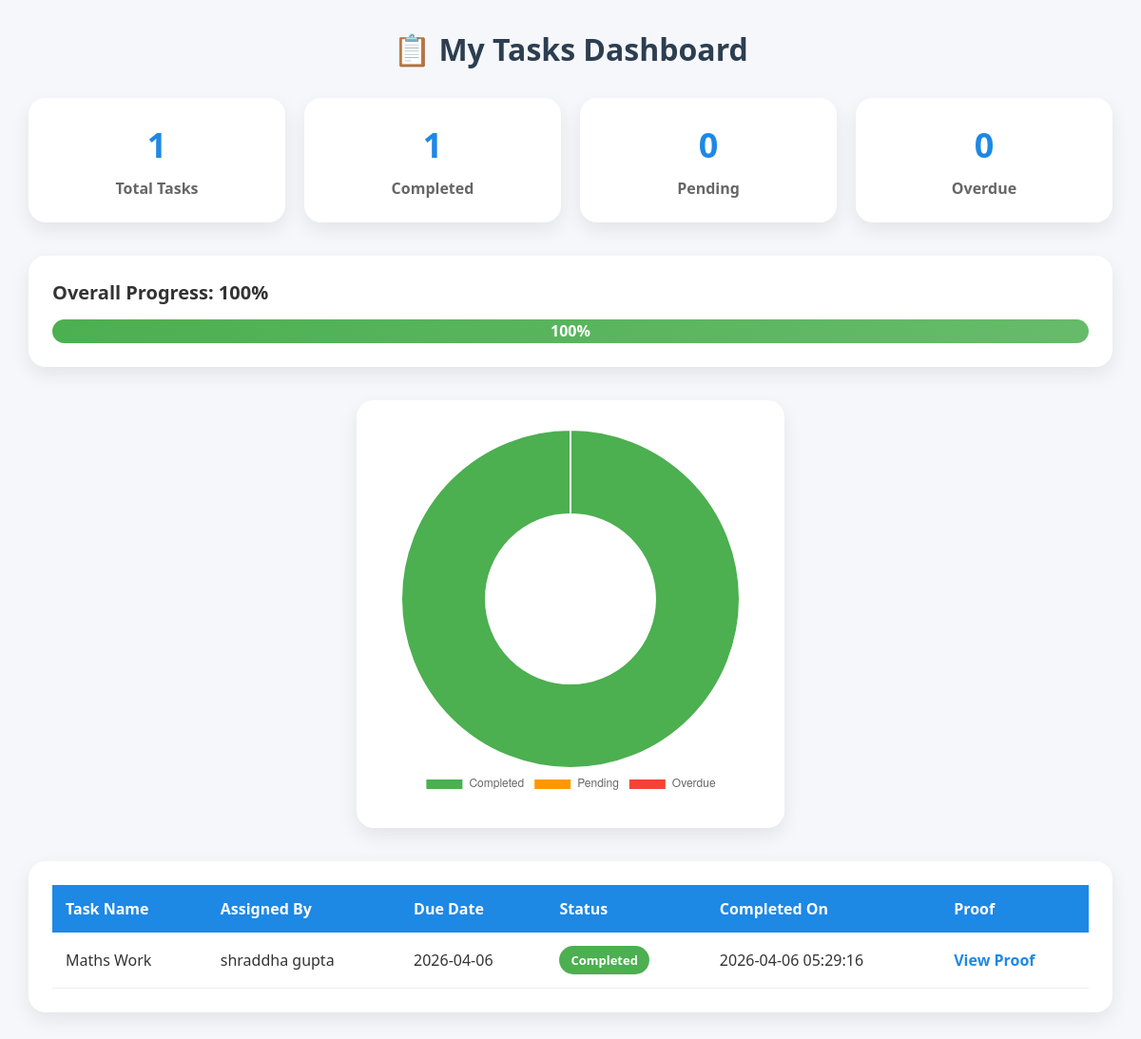
The page /view_tasks (signed in) on the database as committed earlier.
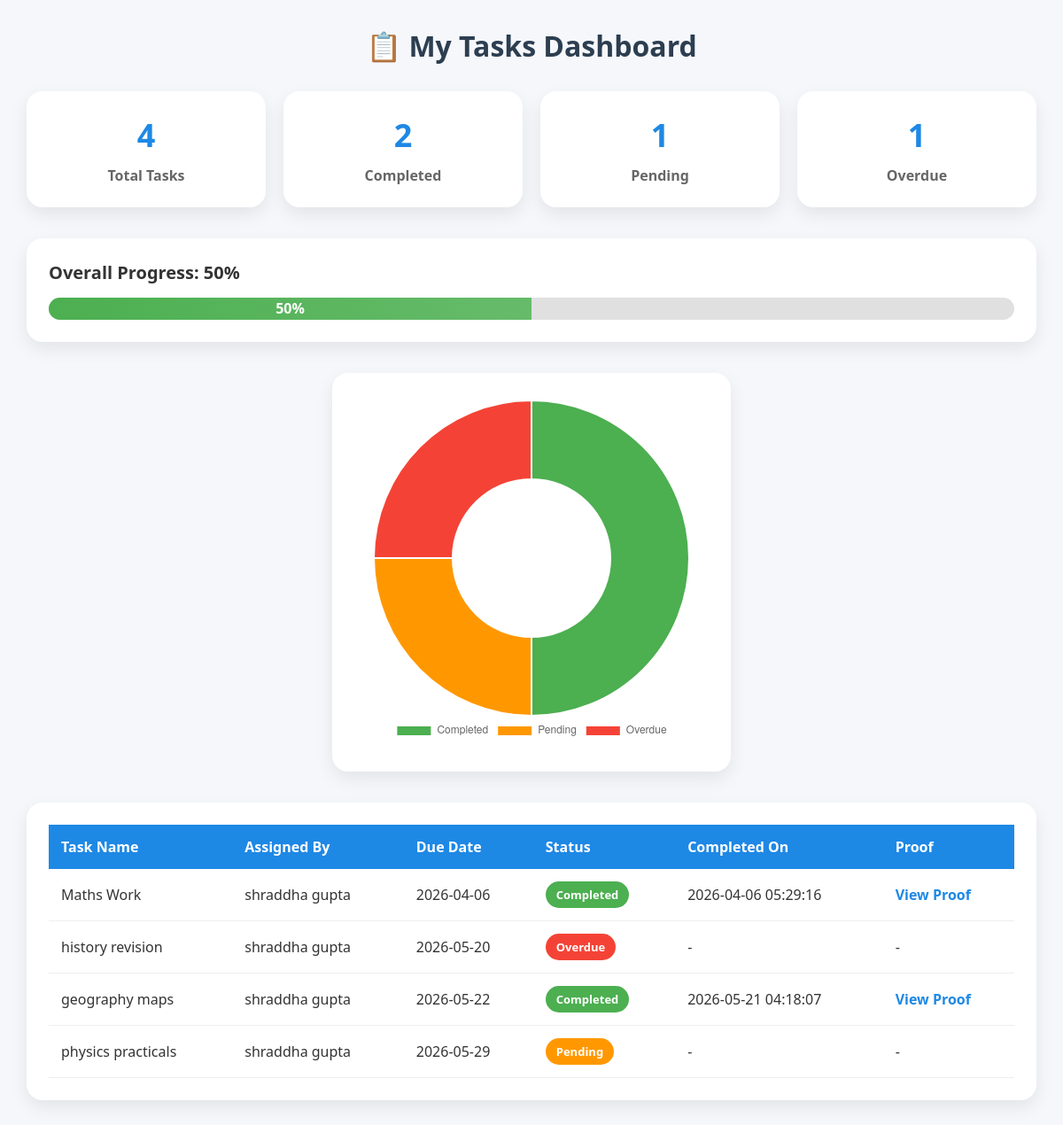
The same page on the database as committed later.
### tables this page shows
CREATE TABLE child_task_status(
    id INTEGER PRIMARY KEY AUTOINCREMENT,
    task_id INTEGER,
    child_id INTEGER,
    completed INTEGER DEFAULT 0,
    proof_image TEXT,
    completed_time TIMESTAMP DEFAULT CURRENT_TIMESTAMP
);

CREATE TABLE tasks(
    id INTEGER PRIMARY KEY AUTOINCREMENT,
    child_id INTEGER,
    task_name TEXT,
    assigned_by TEXT,
    due_date TEXT
);

### app.py (the view)
@app.route("/view_tasks")
def view_tasks():
    if session.get("role") != "child":
        return redirect("/")
    conn = get_db_connection()
    child = conn.execute(
        "SELECT child_id FROM child WHERE user_id = ?",
        (session["user_id"],)
    ).fetchone()
    if not child:
        conn.close()
        return "Child not found"
    child_id = child["child_id"]
    tasks = conn.execute("""
        SELECT
            t.id,
            t.task_name,
            t.assigned_by,
            t.due_date,
            COALESCE(cts.completed, 0) AS completed,
            cts.proof_image,
            cts.completed_time
        FROM tasks t
        LEFT JOIN child_task_status cts
            ON t.id = cts.task_id
           AND cts.child_id = ?
        WHERE t.child_id = ?
        ORDER BY t.due_date ASC
    """, (child_id, child_id)).fetchall()
    conn.close()
    from datetime import datetime
    today = datetime.now().date()
    current_date = today.strftime("%Y-%m-%d")
    total_tasks = len(tasks)
    completed_tasks = 0
    pending_tasks = 0
    overdue_tasks = 0
    for task in tasks:
        if task["completed"] == 1:
            completed_tasks += 1
        else:
            try:
                due_date = datetime.strptime(
                    task["due_date"], "%Y-%m-%d"
                ).date()
                if due_date < today:
                    overdue_tasks += 1
                else:
                    pending_tasks += 1
            except:
                pending_tasks += 1
    if total_tasks > 0:
        overall_progress = int(
            (completed_tasks / total_tasks) * 100
        )
    else:
        overall_progress = 0
    return render_template(
        "view_task.html",
        tasks=tasks,
        total_tasks=total_tasks,
        completed_tasks=completed_tasks,
        pending_tasks=pending_tasks,
        overdue_tasks=overdue_tasks,
        overall_progress=overall_progress,
        current_date=current_date
    )

### app.py (called while the page is built)
def get_db_connection():
    conn = sqlite3.connect("database.db")
    conn.row_factory = sqlite3.Row
    return conn

### templates/view_task.html (shortened to what this page needs)
<!DOCTYPE html>
<html lang="en">
<head>
</head>
<body>
<div class="container">
    <h1>📋 My Tasks Dashboard</h1>
    <div class="summary">
        <div class="card">
            <h2>{{ total_tasks }}</h2>
            <p>Total Tasks</p>
        </div>
        <div class="card">
            <h2>{{ completed_tasks }}</h2>
            <p>Completed</p>
        </div>
        <div class="card">
            <h2>{{ pending_tasks }}</h2>
            <p>Pending</p>
        </div>
        <div class="card">
            <h2>{{ overdue_tasks }}</h2>
            <p>Overdue</p>
        </div>
    </div>
    <div class="progress-section">
        <div class="progress-title">
            Overall Progress: {{ overall_progress }}%
        </div>
        <div class="progress-bar">
            <div class="progress-fill" style="width: {{ overall_progress }}%;">
                {{ overall_progress }}%
            </div>
        </div>
    </div>
    <div class="chart-container">
        <canvas id="taskChart"></canvas>
    </div>
    <div class="table-container">
        {% if tasks %}
        <table>
            <thead>
                <tr>
                    <th>Task Name</th>
                    <th>Assigned By</th>
                    <th>Due Date</th>
                    <th>Status</th>
                    <th>Completed On</th>
                    <th>Proof</th>
                </tr>
            </thead>
            <tbody>
    {% for task in tasks %}
        {% set status = "Pending" %}
        {% set status_class = "pending" %}
        {% if task['completed'] == 1 %}
            {% set status = "Completed" %}
            {% set status_class = "completed" %}
        {% elif task['due_date'] and task['due_date'] < current_date %}
            {% set status = "Overdue" %}
            {% set status_class = "overdue" %}
        {% endif %}
        <tr>
            <td>{{ task['task_name'] }}</td>
            <td>{{ task['assigned_by'] }}</td>
            <td>{{ task['due_date'] }}</td>
            <td>
                <span class="status {{ status_class }}">
                    {{ status }}
                </span>
            </td>
            <td>
                {% if task['completed_time'] %}
                    {{ task['completed_time'] }}
                {% else %}
                    -
                {% endif %}
            </td>
            <td>
                {% if task['proof_image'] %}
                    <a href="{{ url_for('static',
                        filename='uploads/' + task['proof_image']) }}"
                       target="_blank"
                       class="proof-link">
                        View Proof
                    </a>
                {% else %}
                    -
                {% endif %}
            </td>
        </tr>
    {% endfor %}
</tbody>
        </table>
        {% else %}
            <div class="no-tasks">No tasks assigned yet.</div>
        {% endif %}
    </div>
</div>
<script>
const ctx = document.getElementById('taskChart').getContext('2d');
new Chart(ctx, {
    type: 'doughnut',
    data: {
        labels: ['Completed', 'Pending', 'Overdue'],
        datasets: [{
            data: [
                {{ completed_tasks }},
                {{ pending_tasks }},
                {{ overdue_tasks }}
            ],
            backgroundColor: [
                '#4caf50',
                '#ff9800',
                '#f44336'
            ],
            borderWidth: 2
        }]
    },
    options: {
        responsive: true,
        plugins: {
            legend: {
                position: 'bottom'
            }
        }
    }
});
</script>
</body>
</html>

### templates/view_task.html (style rules this page uses)
* { margin: 0; padding: 0; box-sizing: border-box; font-family: "Segoe UI", sans-serif; }
body { background: #f5f7fb; padding: 30px; color: #333; }
.container { max-width: 1300px; margin: auto; }
h1 { text-align: center; margin-bottom: 30px; color: #2c3e50; font-size: 32px; font-weight: 700; }
.summary { display: grid; grid-template-columns: repeat(auto-fit, minmax(220px, 1fr)); gap: 20px; margin-bottom: 35px; }
.card { background: white; border-radius: 18px; padding: 25px; box-shadow: 0 8px 20px rgba(0,0,0,0.08); text-align: center; transition: 0.3s ease; }
.card h2 { font-size: 36px; margin-bottom: 10px; color: #1e88e5; }
.card p { font-size: 16px; color: #666; font-weight: 600; }
.progress-section { background: white; border-radius: 18px; padding: 25px; box-shadow: 0 8px 20px rgba(0,0,0,0.08); margin-bottom: 35px; }
.progress-title { font-size: 20px; font-weight: 600; margin-bottom: 15px; }
.progress-bar { width: 100%; background: #e0e0e0; border-radius: 30px; overflow: hidden; height: 25px; }
.progress-fill { height: 100%; background: linear-gradient(90deg, #4caf50, #66bb6a); text-align: center; color: white; font-weight: bold; line-height: 25px; }
.chart-container { background: white; border-radius: 18px; padding: 30px; box-shadow: 0 8px 20px rgba(0,0,0,0.08); margin-bottom: 35px; max-width: 450px; margin-left: auto; margin-right: auto; }
.table-container { background: white; border-radius: 18px; padding: 25px; box-shadow: 0 8px 20px rgba(0,0,0,0.08); overflow-x: auto; }
table { width: 100%; border-collapse: collapse; }
th { background: #1e88e5; color: white; padding: 14px; text-align: left; }
td { padding: 14px; border-bottom: 1px solid #eee; }
.status { padding: 6px 12px; border-radius: 20px; font-size: 13px; font-weight: 600; color: white; display: inline-block; }
.completed { background: #4caf50; }
.pending { background: #ff9800; }
.overdue { background: #f44336; }
.proof-link { color: #1e88e5; text-decoration: none; font-weight: 600; }

Rows that differ between the two databases and show on the page:
added tasks: task_name "history revision", assigned_by "shraddha gupta", due_date "2026-05-20", status "Overdue"
added child_task_status: task_name "geography maps", assigned_by "shraddha gupta", due_date "2026-05-22", status "Completed", completed_time "2026-05-21 04:18:07"
added tasks: task_name "physics practicals", assigned_by "shraddha gupta", due_date "2026-05-29", status "Pending"
Other text that changed with them:
{{ total_tasks }}: "1" → "4"
{{ completed_tasks }}: "1" → "2"
{{ pending_tasks }}: "0" → "1"
{{ overdue_tasks }}: "0" → "1"
{{ overall_progress }}: "100" → "50"
{{ overall_progress }}: 100 → 50 (drawn)
chart data {{ completed_tasks }}: 1 → 2
chart data {{ pending_tasks }}: 0 → 1
chart data {{ overdue_tasks }}: 0 → 1
